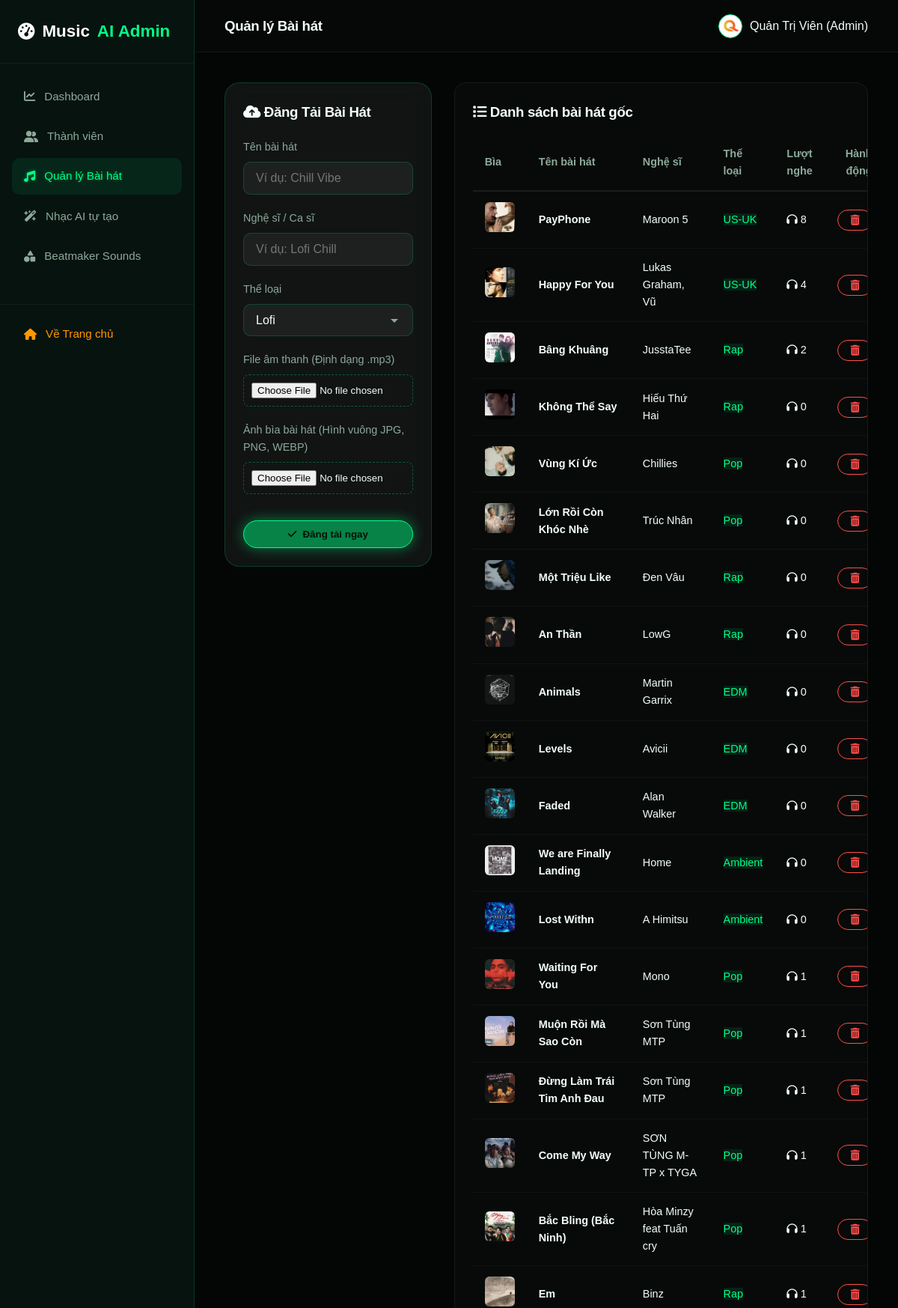
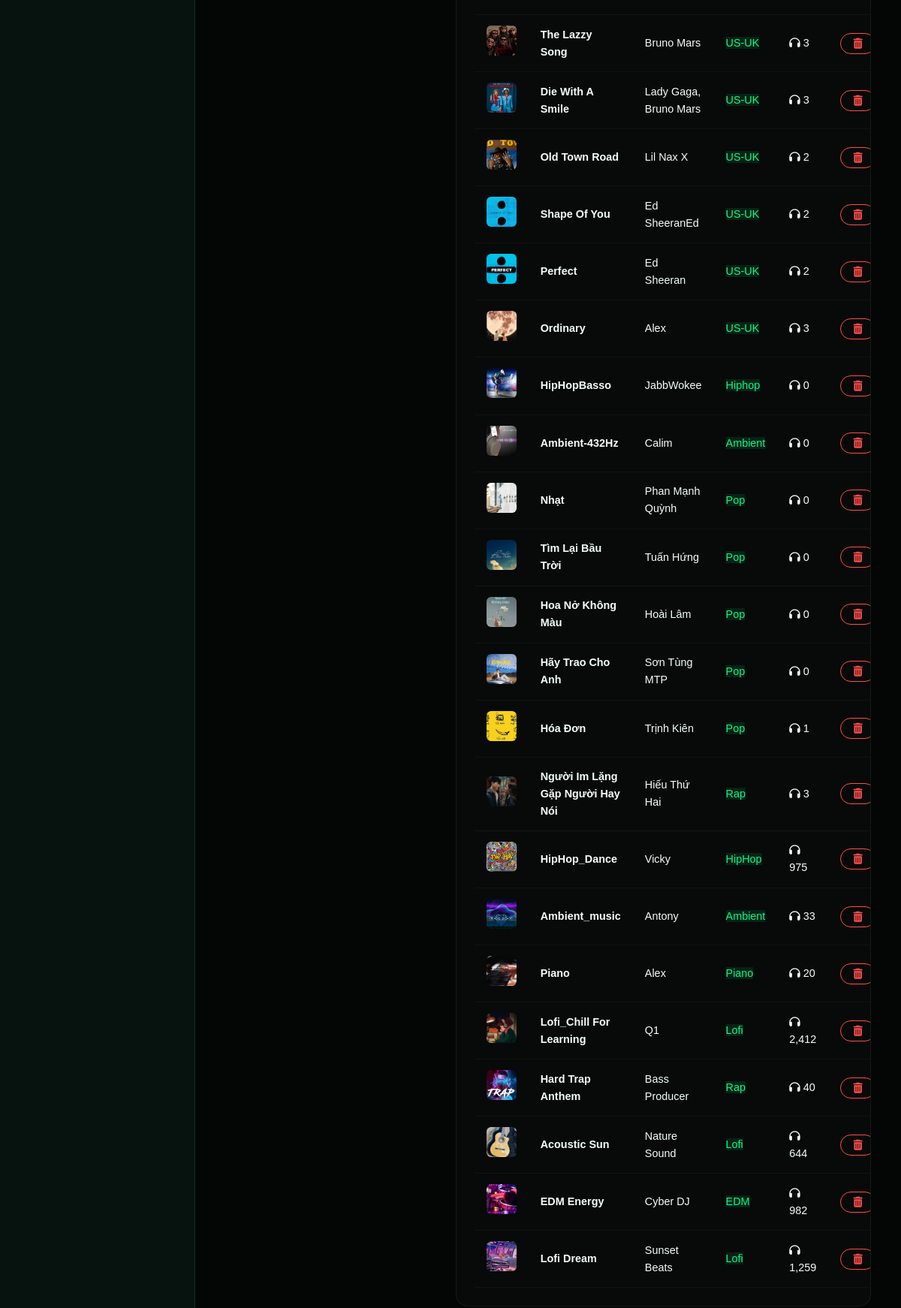
The app's page /admin/songs.php (signed in) with its own data (2 pictures, top to bottom).
### tables this page shows
CREATE TABLE `songs` (
  `id` int(11) NOT NULL,
  `title` varchar(150) NOT NULL COMMENT 'Tiêu đề bài hát',
  `artist` varchar(100) NOT NULL COMMENT 'Tên ca sĩ / nhóm nhạc',
  `genre` varchar(50) NOT NULL COMMENT 'Thể loại âm nhạc',
  `audio_file` varchar(255) NOT NULL COMMENT 'Đường dẫn tệp tin âm nhạc (.mp3)',
  `thumbnail` varchar(255) DEFAULT NULL COMMENT 'Đường dẫn ảnh bìa bài hát',
  `plays` int(11) DEFAULT 0 COMMENT 'Tổng số lượt phát nhạc',
  `created_at` timestamp NOT NULL DEFAULT current_timestamp()
);

### config/config.php (called while the page is built, shortened)
<?php
function url($path = '') {
    return BASE_URL . ltrim($path, '/');
}
function sanitize($data) {
    return htmlspecialchars(strip_tags(trim($data)), ENT_QUOTES, 'UTF-8');
}

### admin/songs.php (the view, shortened to what this page needs)
<?php
require_once __DIR__ . '/admin_header.php';
$songs = [];
if ($db_connected && $conn) {
    try {
        $stmt = $conn->query("SELECT * FROM songs ORDER BY id DESC");
        $songs = $stmt->fetchAll();
    } catch (PDOException $e) {
        $songs = $fallback_songs;
    }
} else {
    $songs = $fallback_songs;
}
?>
<div class="grid-3" style="grid-template-columns: 1fr 2fr; gap: 30px; align-items: start;">
    <div class="glass-card">
        <h3 style="margin-bottom: 20px;"><i class="fa-solid fa-cloud-arrow-up"></i> Đăng Tải Bài Hát</h3>
        <form method="POST" action="" enctype="multipart/form-data">
            <div class="form-group">
                <label for="title">Tên bài hát</label>
                <input type="text" id="title" name="title" class="form-control" placeholder="Ví dụ: Chill Vibe" required>
            </div>
            <div class="form-group">
                <label for="artist">Nghệ sĩ / Ca sĩ</label>
                <input type="text" id="artist" name="artist" class="form-control" placeholder="Ví dụ: Lofi Chill" required>
            </div>
            <div class="form-group">
                <label for="genre">Thể loại</label>
                <select id="genre" name="genre" class="form-control">
                    <option value="Lofi">Lofi</option>
                </select>
            </div>
            <div class="form-group">
                <label for="audio">File âm thanh (Định dạng .mp3)</label>
                <input type="file" id="audio" name="audio" accept=".mp3" required style="border: 1px dashed rgba(0, 255, 136, 0.3); padding: 10px; border-radius: 8px; width: 100%;">
            </div>
            <div class="form-group">
                <label for="cover">Ảnh bìa bài hát (Hình vuông JPG, PNG, WEBP)</label>
                <input type="file" id="cover" name="cover" accept="image/*" style="border: 1px dashed rgba(0, 255, 136, 0.3); padding: 10px; border-radius: 8px; width: 100%;">
            </div>
            <button type="submit" class="btn btn-primary" style="width: 100%; margin-top: 15px;">
                <i class="fa-solid fa-check"></i> Đăng tải ngay
            </button>
        </form>
    </div>
    <div class="admin-table-card" style="margin-top: 0;">
        <h3 style="margin-bottom: 15px;"><i class="fa-solid fa-list"></i> Danh sách bài hát gốc</h3>
        <table class="admin-table">
            <thead>
                <tr>
                    <th>Bìa</th>
                    <th>Tên bài hát</th>
                    <th>Nghệ sĩ</th>
                    <th>Thể loại</th>
                    <th>Lượt nghe</th>
                    <th style="text-align: right;">Hành động</th>
                </tr>
            </thead>
            <tbody>
                <?php foreach ($songs as $song): ?>
                    <?php
$cover_src = 'assets/images/default_song.jpg';
if (!empty($song['thumbnail'])) {
    $thumb = ltrim($song['thumbnail'], '/');
    if (strpos($thumb, 'assets/') === 0 || strpos($thumb, 'storage/') === 0) {
        $cover_src = $thumb;
    } else {
        $cover_src = 'storage/thumbnails/' . $thumb;
    }
}
                    ?>
                    <tr>
                        <td>
                            <img src="<?php echo url($cover_src); ?>" alt="Bìa" style="width: 40px; height: 40px; border-radius: 6px; object-fit: cover;">
                        </td>
                        <td><strong><?php echo sanitize($song['title']); ?></strong></td>
                        <td><?php echo sanitize($song['artist']); ?></td>
                        <td><span class="genre-tag" style="background: rgba(0, 255, 136, 0.1); color: var(--green-main);"><?php echo sanitize($song['genre']); ?></span></td>
                        <td><i class="fa-solid fa-headphones"></i> <?php echo number_format($song['plays']); ?></td>
                        <td style="text-align: right;">
                            <form method="POST" action="" style="display:inline;" onsubmit="return confirm('Bạn chắc chắn muốn xóa bài hát này khỏi hệ thống?')">
                                <button type="submit" class="btn btn-outline btn-sm" title="Xóa bài hát" style="border-color:#ff4d4d; color:#ff4d4d;">
                                    <i class="fa-solid fa-trash-can"></i>
                                </button>
                            </form>
                        </td>
                    </tr>
                <?php endforeach; ?>
            </tbody>
        </table>
    </div>
</div>
<?php require_once __DIR__ . '/admin_footer.php'; ?>

### assets/css/style.css (style rules this page uses)
:root { --bg-main: #050807; --bg-soft: #07130f; --bg-card: rgba(255, 255, 255, 0.06); --bg-card-hover: rgba(255, 255, 255, 0.1); --green-main: #00ff88; --green-hover: #00dd77; --green-dark: #0d3b2e; --green-glow: rgba(0, 255, 136, 0.35); --text-main: #f4fff9; --text-muted: #8da99a; --border-green: rgba(0, 255, 136, 0.18); --border-light: rgba(255, 255, 255, 0.08); --font-heading: 'Be Vietnam Pro', sans-serif; --font-body: 'Be Vietnam Pro', sans-serif; --transition-fast: 0.2s ease; --transition-normal: 0.3s ease; --transition-slow: 0.5s ease; }
* { margin: 0; padding: 0; box-sizing: border-box; }
body { background-color: var(--bg-main); color: var(--text-main); font-family: var(--font-body); line-height: 1.6; overflow-x: hidden; }
h1, h2, h3, h4, h5, h6 { font-family: var(--font-heading); font-weight: 700; letter-spacing: -0.02em; color: var(--text-main); }
.glass-card { background: var(--bg-card); backdrop-filter: blur(16px); -webkit-backdrop-filter: blur(16px); border: 1px solid var(--border-green); border-radius: 20px; padding: 24px; transition: all var(--transition-normal); }
.btn { display: inline-flex; align-items: center; justify-content: center; gap: 8px; font-family: var(--font-heading); font-weight: 600; padding: 10px 24px; border-radius: 30px; border: none; cursor: pointer; transition: all var(--transition-normal); }
.btn-sm { padding: 6px 16px; font-size: 0.875rem; }
.btn-primary { background: #078348; color: #031107; border: 1px solid #00ff88; border-radius: 999px; box-shadow: 0 0 18px rgba(0, 255, 136, 0.45); }
.btn-outline { background: transparent; color: var(--text-main); border: 1px solid var(--green-main); }
.grid-3 { display: grid; grid-template-columns: repeat(3, 1fr); gap: 30px; }
.form-group { margin-bottom: 20px; }
.form-group label { display: block; font-family: var(--font-heading); font-weight: 500; margin-bottom: 8px; color: var(--text-muted); font-size: 0.9rem; }
.form-control { width: 100%; background: rgba(255, 255, 255, 0.05); border: 1px solid var(--border-green); border-radius: 10px; padding: 12px 16px; color: var(--text-main); font-family: var(--font-body); font-size: 1rem; transition: all var(--transition-fast); }
select.form-control { appearance: none; background-repeat: no-repeat; background-position: right 12px center; background-size: 24px; padding-right: 40px; }
select.form-control option { background: var(--bg-soft); color: var(--text-main); }

### admin/admin_header.php (style rules this page uses)
body { background-color: #030605; color: #f4fff9; display: flex; min-height: 100vh; }
.admin-table-card { background: rgba(255, 255, 255, 0.02); border: 1px solid rgba(255, 255, 255, 0.06); border-radius: 16px; padding: 24px; margin-top: 20px; overflow-x: auto; }
.admin-table { width: 100%; border-collapse: collapse; text-align: left; }
.admin-table th, .admin-table td { padding: 14px 16px; border-bottom: 1px solid rgba(255, 255, 255, 0.04); font-size: 0.9rem; }
.admin-table th { font-family: var(--font-heading); color: var(--text-muted); font-weight: 600; border-bottom: 2px solid rgba(255, 255, 255, 0.08); }

### records on screen
songs: thumbnail (picture), title "PayPhone", artist "Maroon 5", genre "US-UK", plays "8"
songs: thumbnail (picture), title "Happy For You", artist "Lukas Graham, Vũ", genre "US-UK", plays "4"
songs: thumbnail (picture), title "Bâng Khuâng", artist "JusstaTee", genre "Rap", plays "2"
songs: thumbnail (picture), title "Không Thể Say", artist "Hiếu Thứ Hai", genre "Rap", plays "0"
songs: thumbnail (picture), title "Vùng Kí Ức", artist "Chillies", genre "Pop", plays "0"
songs: thumbnail (picture), title "Lớn Rồi Còn Khóc Nhè", artist "Trúc Nhân", genre "Pop", plays "0"
songs: thumbnail (picture), title "Một Triệu Like", artist "Đen Vâu", genre "Rap", plays "0"
songs: thumbnail (picture), title "An Thần", artist "LowG", genre "Rap", plays "0"
songs: thumbnail (picture), title "Animals", artist "Martin Garrix", genre "EDM", plays "0"
songs: thumbnail (picture), title "Levels", artist "Avicii", genre "EDM", plays "0"
songs: thumbnail (picture), title "Faded", artist "Alan Walker", genre "EDM", plays "0"
songs: thumbnail (picture), title "We are Finally Landing", artist "Home", genre "Ambient", plays "0"
songs: thumbnail (picture), title "Lost Withn", artist "A Himitsu", genre "Ambient", plays "0"
songs: thumbnail (picture), title "Waiting For You", artist "Mono", genre "Pop", plays "1"
songs: thumbnail (picture), title "Muộn Rồi Mà Sao Còn", artist "Sơn Tùng MTP", genre "Pop", plays "1"
songs: thumbnail (picture), title "Đừng Làm Trái Tim Anh Đau", artist "Sơn Tùng MTP", genre "Pop", plays "1"
songs: thumbnail (picture), title "Come My Way", artist "SƠN TÙNG M-TP x TYGA", genre "Pop", plays "1"
songs: thumbnail (picture), title "Bắc Bling (Bắc Ninh)", artist "Hòa Minzy feat Tuấn cry", genre "Pop", plays "1"
songs: thumbnail (picture), title "Em", artist "Binz", genre "Rap", plays "1"
songs: thumbnail (picture), title "The Lazzy Song", artist "Bruno Mars", genre "US-UK", plays "3"
songs: thumbnail (picture), title "Die With A Smile", artist "Lady Gaga, Bruno Mars", genre "US-UK", plays "3"
songs: thumbnail (picture), title "Old Town Road", artist "Lil Nax X", genre "US-UK", plays "2"
songs: thumbnail (picture), title "Shape Of You", artist "Ed SheeranEd", genre "US-UK", plays "2"
songs: thumbnail (picture), title "Perfect", artist "Ed Sheeran", genre "US-UK", plays "2"
songs: thumbnail (picture), title "Ordinary", artist "Alex", genre "US-UK", plays "3"
songs: thumbnail (picture), title "HipHopBasso", artist "JabbWokee", genre "Hiphop", plays "0"
songs: thumbnail (picture), title "Ambient-432Hz", artist "Calim", genre "Ambient", plays "0"
songs: thumbnail (picture), title "Nhạt", artist "Phan Mạnh Quỳnh", genre "Pop", plays "0"
songs: thumbnail (picture), title "Tìm Lại Bầu Trời", artist "Tuấn Hứng", genre "Pop", plays "0"
songs: thumbnail (picture), title "Hoa Nở Không Màu", artist "Hoài Lâm", genre "Pop", plays "0"
songs: thumbnail (picture), title "Hãy Trao Cho Anh", artist "Sơn Tùng MTP", genre "Pop", plays "0"
songs: thumbnail (picture), title "Hóa Đơn", artist "Trịnh Kiên", genre "Pop", plays "1"
songs: thumbnail (picture), title "Người Im Lặng Gặp Người Hay Nói", artist "Hiếu Thứ Hai", genre "Rap", plays "3"
songs: thumbnail (picture), title "HipHop_Dance", artist "Vicky", genre "HipHop", plays "975"
songs: thumbnail (picture), title "Ambient_music", artist "Antony", genre "Ambient", plays "33"
songs: thumbnail (picture), title "Piano", artist "Alex", genre "Piano", plays "20"
songs: thumbnail (picture), title "Lofi_Chill For Learning", artist "Q1", genre "Lofi", plays "2,412"
songs: thumbnail (picture), title "Hard Trap Anthem", artist "Bass Producer", genre "Rap", plays "40"
songs: thumbnail (picture), title "Acoustic Sun", artist "Nature Sound", genre "Lofi", plays "644"
songs: thumbnail (picture), title "EDM Energy", artist "Cyber DJ", genre "EDM", plays "982"
songs: thumbnail (picture), title "Lofi Dream", artist "Sunset Beats", genre "Lofi", plays "1,259"

### other values on screen
$page_title "Quản lý Bài hát"
$_SESSION['user']['name'] "Quản Trị Viên"
